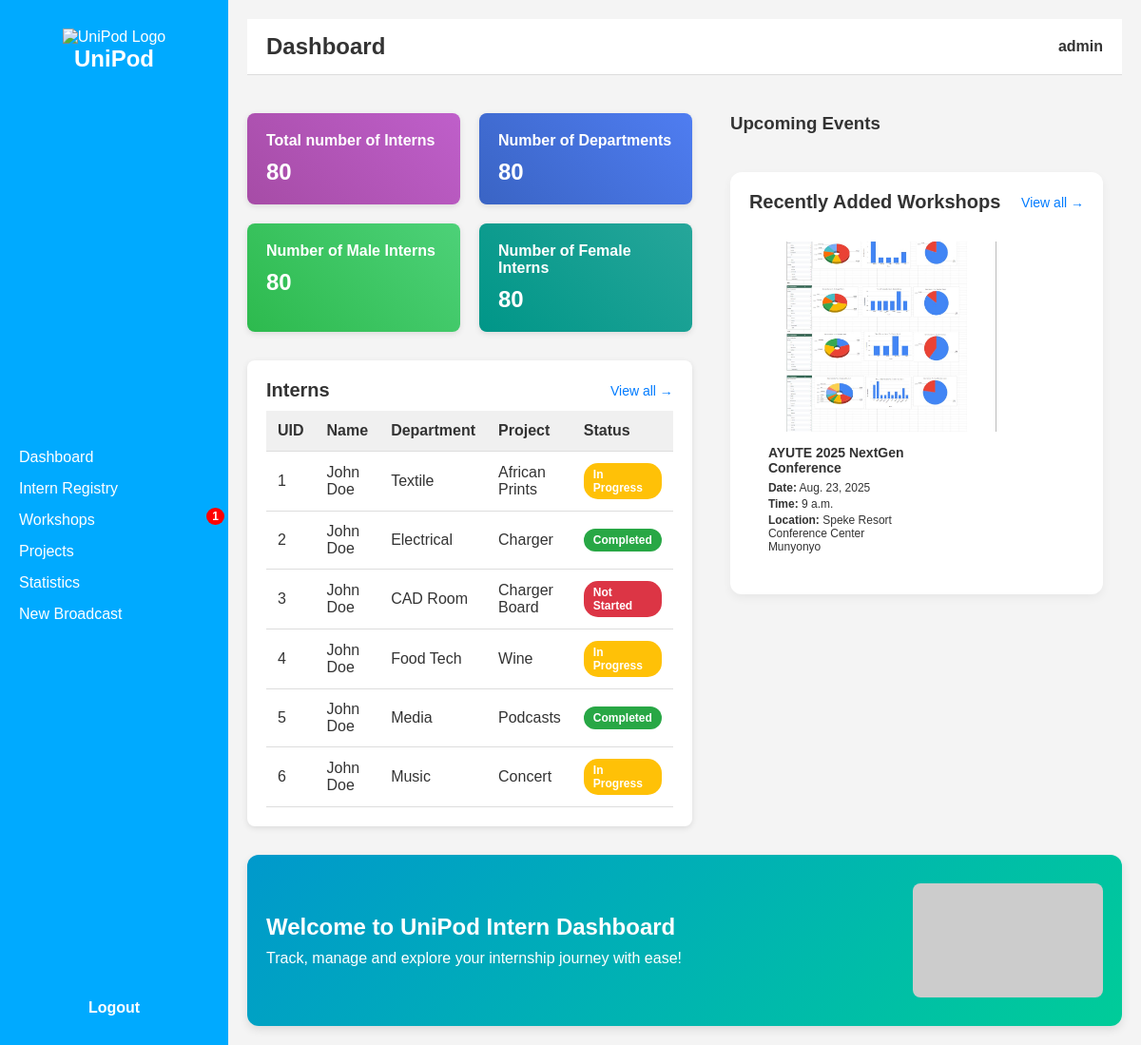
The page / on the database its author committed.
### database/models.py (models this page shows, shortened)
class Workshop(models.Model):
    title = models.CharField(max_length=255)
    image = models.ImageField(upload_to='workshop_images/')
    date = models.DateField()
    time = models.TimeField()
    location = models.CharField(max_length=255)
    description = models.TextField(blank=True)
    is_finished = models.BooleanField(default=False)

### database/views.py (the view)
# urls.py: path('', views.dashboard, name='dashboard'),  # Make this the root view
def dashboard(request):
    upcoming_workshops = Workshop.objects.filter(date__gte=date.today()).order_by('date')
    return render(request, 'database/dashboard.html', {'workshops': upcoming_workshops})

### database/templates/database/dashboard.html (shortened to what this page needs)
{% load static %}
<!DOCTYPE html>
<html lang="en">
<head>
  <link rel="stylesheet" href="{% static 'database/dashboard.css' %}">
</head>
<body>
  <div class="container">
    <aside class="sidebar">
      <div class="logo-section">
        <img src="logo.png" alt="UniPod Logo" class="logo" />
        <h2>UniPod</h2>
      </div>
      <nav class="nav-menu">
        <a href="#">Dashboard</a>
        <a href="{% url 'intern_registry' %}" class="btn btn-primary">Intern Registry</a>
        <a href="{% url 'workshops' %}">Workshops <span class="badge">1</span></a>
        <a href="{% url 'projects' %}">Projects</a>
        <a href="#">Statistics</a>
        <a href="#">New Broadcast</a>
      </nav>
      <div class="logout-section">
        <a href="#">Logout</a>
      </div>
    </aside>
    <main class="main-content">
      <header class="topbar">
        <h1>Dashboard</h1>
        <div class="user-profile">
          <span>admin</span>
        </div>
      </header>
      <div class="dashboard-body">
        <div class="left-panel">
          <section class="cards">
            <div class="card card-purple">
              <h3>Total number of Interns</h3>
              <p>80</p>
            </div>
            <div class="card card-blue">
              <h3>Number of Departments</h3>
              <p>80</p>
            </div>
            <div class="card card-green">
              <h3>Number of Male Interns</h3>
              <p>80</p>
            </div>
            <div class="card card-teal">
              <h3>Number of Female Interns</h3>
              <p>80</p>
            </div>
          </section>
          <section class="intern-table">
            <div class="table-header">
              <h2>Interns</h2>
              <a href="#" class="view-all">View all &rarr;</a>
            </div>
            <table>
              <thead>
                <tr>
                  <th>UID</th>
                  <th>Name</th>
                  <th>Department</th>
                  <th>Project</th>
                  <th>Status</th>
                </tr>
              </thead>
              <tbody>
                <tr>
                  <td>1</td>
                  <td>John Doe</td>
                  <td>Textile</td>
                  <td>African Prints</td>
                  <td><span class="badge in-progress">In Progress</span></td>
                </tr>
                <tr>
                  <td>2</td>
                  <td>John Doe</td>
                  <td>Electrical</td>
                  <td>Charger</td>
                  <td><span class="badge completed">Completed</span></td>
                </tr>
                <tr>
                  <td>3</td>
                  <td>John Doe</td>
                  <td>CAD Room</td>
                  <td>Charger Board</td>
                  <td><span class="badge not-started">Not Started</span></td>
                </tr>
                <tr>
                  <td>4</td>
                  <td>John Doe</td>
                  <td>Food Tech</td>
                  <td>Wine</td>
                  <td><span class="badge in-progress">In Progress</span></td>
                </tr>
                <tr>
                  <td>5</td>
                  <td>John Doe</td>
                  <td>Media</td>
                  <td>Podcasts</td>
                  <td><span class="badge completed">Completed</span></td>
                </tr>
                <tr>
                  <td>6</td>
                  <td>John Doe</td>
                  <td>Music</td>
                  <td>Concert</td>
                  <td><span class="badge in-progress">In Progress</span></td>
                </tr>
              </tbody>
            </table>
          </section>
        </div>
        <aside class="right-panel">
          <h3>Upcoming Events</h3>
          <section class="workshop-section">
            <div class="section-header">
              <h2>Recently Added Workshops</h2>
              <a href="{% url 'workshops' %}" class="view-all">View all &rarr;</a>
            </div>
             <div class="workshop-card-container">
              {% for workshop in workshops %}
               <div class="workshop-card">
                 {% if workshop.image %}
                  <img src="{{ workshop.image.url }}" style="width: 250px; height:200px; " alt="{{ workshop.title }}">
              {% else %}
                  <img src="{% static 'images/default_workshop.jpg' %}" alt="No image available">
              {% endif %}
        <div class="workshop-details">
          <h4>{{ workshop.title }}</h4>
          <p><strong>Date:</strong> {{ workshop.date }}</p>
          <p><strong>Time:</strong> {{ workshop.time }}</p>
          <p><strong>Location:</strong> {{ workshop.location }}</p>
        </div>
      </div>
    {% empty %}
      <p>No recent workshops.</p>
    {% endfor %}
  </div>
</section>
        </aside>
      </div>
      <section class="welcome-banner">
  <div class="welcome-text">
    <h2>Welcome to UniPod Intern Dashboard</h2>
    <p>Track, manage and explore your internship journey with ease!</p>
  </div>
  <img src="https://via.placeholder.com/200x120?text=Welcome" alt="Welcome Image" class="welcome-image" />
</section>
    </main>
  </div>
</body>
</html>

### database/static/database/dashboard.css (style rules this page uses)
* { margin: 0; padding: 0; box-sizing: border-box; font-family: Arial, sans-serif; }
body { background: #f4f4f4; color: #333; }
.container { display: flex; height: 100vh; }
.sidebar { width: 240px; background-color: #00aaff; color: white; display: flex; flex-direction: column; justify-content: space-between; padding: 20px 0; }
.logo-section { text-align: center; padding: 10px; }
.logo-section .logo { width: 60px; }
.nav-menu { display: flex; flex-direction: column; gap: 15px; padding: 0 20px; }
.nav-menu a { color: white; text-decoration: none; font-size: 16px; position: relative; }
.nav-menu .badge { background: red; color: white; border-radius: 50%; padding: 2px 6px; font-size: 12px; position: absolute; top: -4px; right: -16px; }
.logout-section { text-align: center; padding: 10px; }
.logout-section a { color: white; text-decoration: none; font-weight: bold; }
.main-content { flex: 1; padding: 20px; overflow-y: auto; }
.topbar { display: flex; justify-content: space-between; align-items: center; background: white; padding: 15px 20px; border-bottom: 1px solid #ddd; }
.topbar h1 { font-size: 24px; }
.user-profile span { font-weight: bold; }
.cards { display: grid; grid-template-columns: repeat(auto-fit, minmax(220px, 1fr)); gap: 20px; margin-top: 20px; }
.card { background: white; padding: 20px; border-radius: 8px; color: white; box-shadow: 0 2px 6px rgba(0, 0, 0, 0.1); }
.card h3 { font-size: 16px; margin-bottom: 10px; }
.card p { font-size: 24px; font-weight: bold; }
.card-purple { background: linear-gradient(45deg, #a64ca6, #bf5fca); }
.card-blue { background: linear-gradient(45deg, #3a64c4, #4f7df1); }
.card-green { background: linear-gradient(45deg, #2dba4e, #4dd178); }
.card-teal { background: linear-gradient(45deg, #009688, #26a69a); }
.intern-table { margin-top: 30px; background: white; padding: 20px; border-radius: 8px; box-shadow: 0 2px 6px rgba(0, 0, 0, 0.1); }
.table-header { display: flex; justify-content: space-between; align-items: center; margin-bottom: 10px; }
.table-header h2 { font-size: 20px; }
.view-all { color: #007BFF; text-decoration: none; font-size: 14px; }
table { width: 100%; border-collapse: collapse; margin-top: 10px; }
thead { background-color: #f0f0f0; }
th, td { padding: 12px; text-align: left; border-bottom: 1px solid #ddd; }
.badge { padding: 5px 10px; border-radius: 15px; font-size: 12px; color: white; display: inline-block; font-weight: bold; }
.in-progress { background-color: #ffc107; }
.completed { background-color: #28a745; }
.not-started { background-color: #dc3545; }
.dashboard-body { display: flex; gap: 20px; margin-top: 20px; }
.left-panel { flex: 3; }
.right-panel { width: 70%; padding: 20px; box-sizing: border-box; overflow-y: auto; }
.workshop-section { margin-top: 40px; padding: 20px; background-color: #fff; border-radius: 12px; box-shadow: 0 4px 10px rgba(0,0,0,0.05); }
.section-header { display: flex; justify-content: space-between; align-items: center; margin-bottom: 20px; }
.section-header h2 { font-size: 20px; color: #333; }
.workshop-card-container { display: flex; gap: 16px; flex-wrap: wrap; }
.workshop-card { width: 180px; flex-shrink: 0; margin: 10px; }
.workshop-card img { width: 100%; height: 70px; object-fit: cover; }
.workshop-details { padding: 10px; }
.workshop-details h4 { font-size: 14px; margin: 0 0 6px; }
.workshop-details p { font-size: 12px; margin: 3px 0; }
.welcome-banner { margin-top: 30px; background: linear-gradient(135deg, #0099cc, #00cc99); color: white; padding: 30px 20px; border-radius: 12px; display: flex; justify-content: space-between; align-items: center; flex-wrap: wrap; gap: 20px; box-shadow: 0 4px 10px rgba(0, 0, 0, 0.1); }
.welcome-text h2 { font-size: 24px; margin-bottom: 10px; }
.welcome-text p { font-size: 16px; }
.welcome-image { max-width: 200px; height: auto; border-radius: 8px; }

### rows shown on the page
Workshop: image (picture), title "AYUTE 2025 NextGen Conference", date "Aug. 23, 2025", time "9 a.m.", location "Speke Resort Conference Center Munyonyo"
